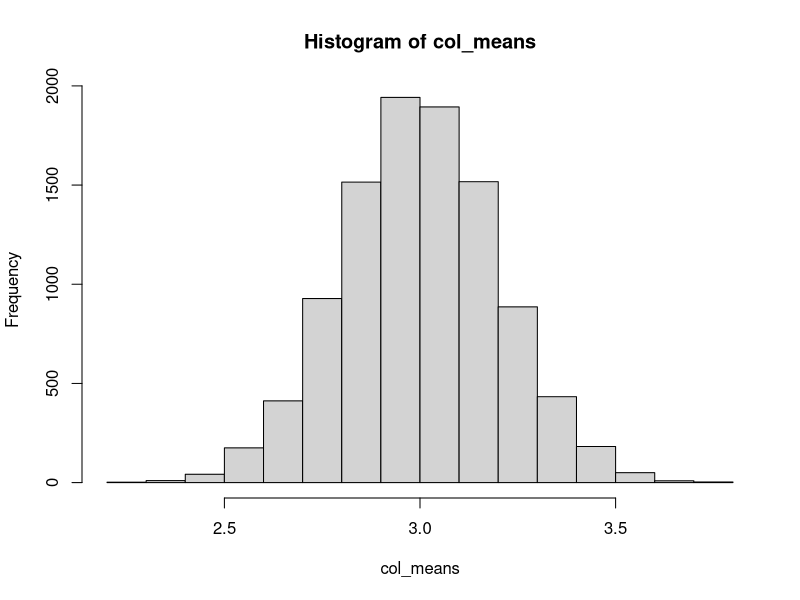

Source code (R):
## ---- chunk 1
set.seed(1) # Please don't remove this code!
## ---- chunk 2
normal1mil <- rnorm(n = 1000000, mean = 3, sd = 2)
mean(normal1mil)
sd(normal1mil)
## ---- chunk 3
mean(normal1mil[normal1mil > 3])
## ---- chunk 4
normal1mil_mat <- matrix(normal1mil, ncol = 10000)
## ---- chunk 5
mean(normal1mil_mat[,1234])
## ---- chunk 6
samp_size <- 100
col_means <- colSums(normal1mil_mat)/samp_size
col_means2 <- apply(normal1mil_mat, 2, sum)/samp_size
identical(col_means, col_means2)
## ---- chunk 7
hist(col_means)
## ---- chunk 8
num_3devs <- rep(0, ncol(normal1mil_mat))
for (i in 1:ncol(normal1mil_mat)) {
  num_3devs[i] <- sum(normal1mil_mat[, i] > 9 | normal1mil_mat[,i] < -3)
}

TFmat        <- normal1mil_mat > 9 | normal1mil_mat < -3
num_3devs_v2 <- apply(TFmat, 2, sum)

all(num_3devs == num_3devs_v2)

table(num_3devs)
